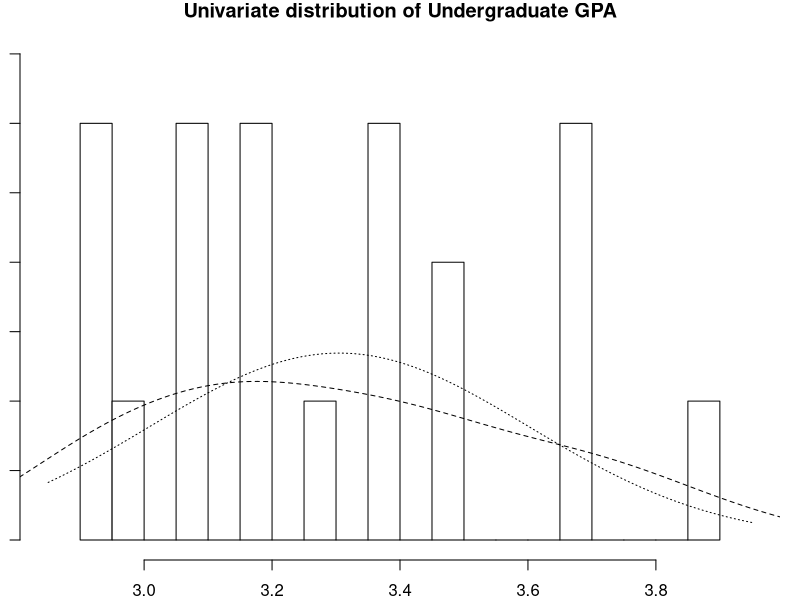
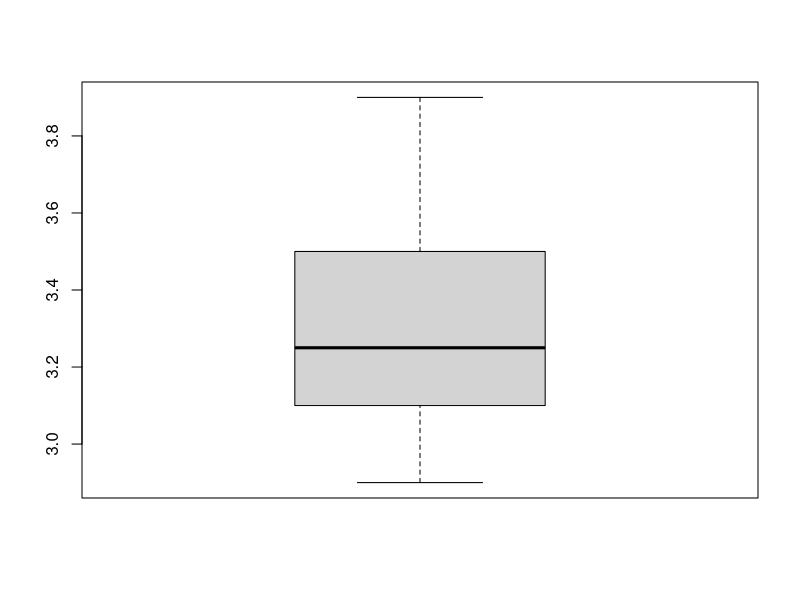
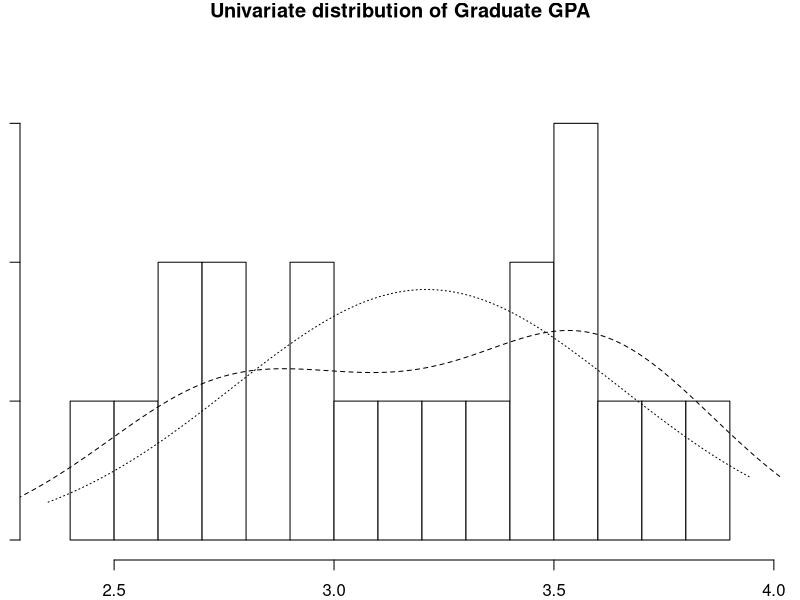
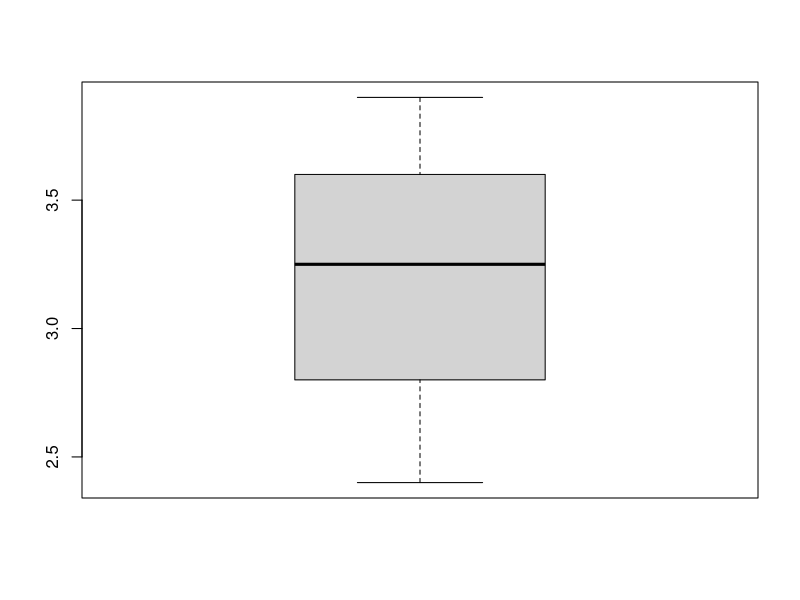
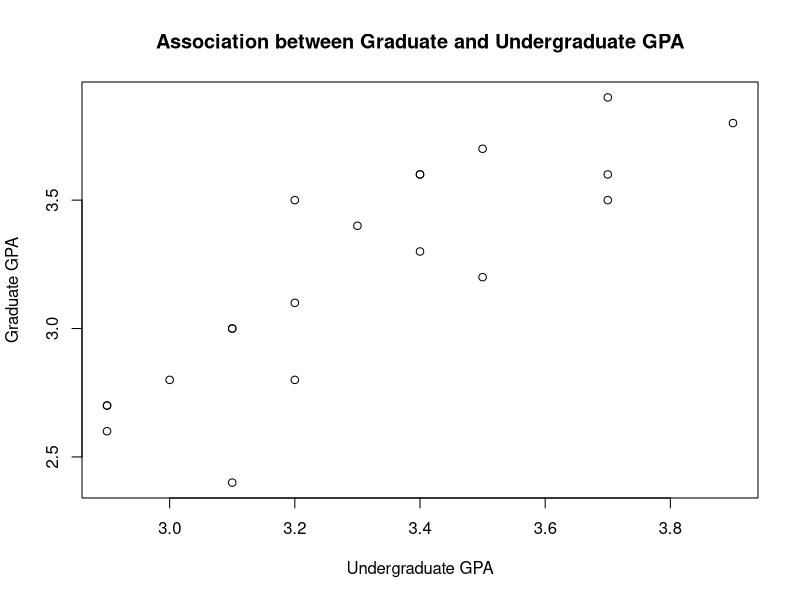
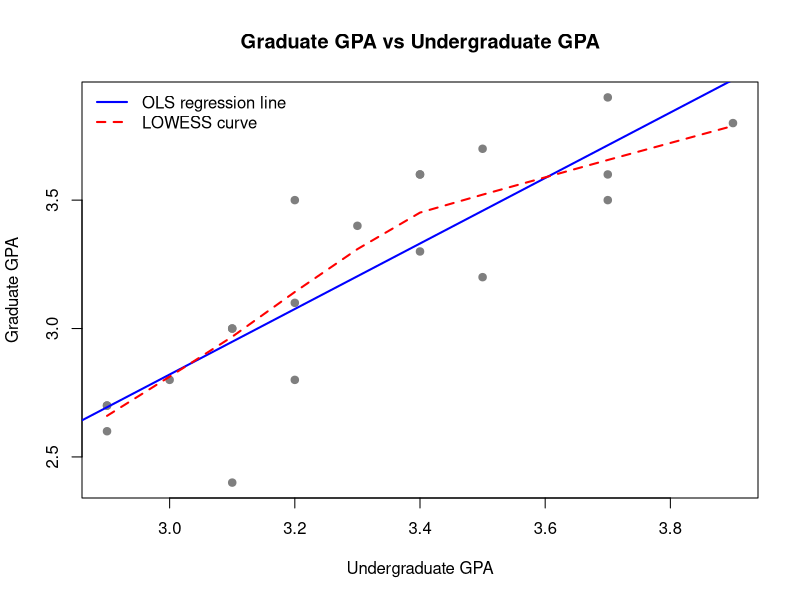

The R script that drew these images, in order: (Note: this script raises an error after producing the figures.)
############################################################
# PSY 300 - Simple Linear Regression Diagnostics
# Dataset: gradgpa.csv
# Outcome: Grad GPA
# Predictor: Undergraduate GPA

############################################################

# We are going to fit the same model as last week and
# do some diagnostics
#-----------------------------------------------------------
# 0. Setup: load packages and data
#-----------------------------------------------------------

library(psych)
library(car)

# Load data
dat <- read.csv("gradgpa.csv")



# Quick peek
head(dat)
View(dat)
str(dat)

############################################################
# 1. Descriptive statistics
############################################################

# Overall descriptives for the dataset

# Undergraduate GPA
describe(dat$UndergradGPA)
multi.hist(dat$UndergradGPA, main="Univariate distribution of Undergraduate GPA")
boxplot(dat$UndergradGPA)

# Graduate GPA
describe(dat$GradGPA)
multi.hist(dat$GradGPA, main="Univariate distribution of Graduate GPA")
boxplot(dat$GradGPA)

# Their association
plot(dat$UndergradGPA, dat$GradGPA, main = "Association between Graduate and Undergraduate GPA",
     ylab = "Graduate GPA", xlab = "Undergraduate GPA")

cor(dat$UndergradGPA, dat$GradGPA)

############################################################
# 2. Regression Model
############################################################

# note the dependent variable on the left side of ~ and independent/predictor
# variable on the right
mod <- lm(formula = GradGPA ~ UndergradGPA , data = dat)
summary(mod)


############################################################
# 3. Diagnostics
############################################################
# Linearity

# Basic scatterplot
plot(dat$UndergradGPA, dat$GradGPA,
     xlab = "Undergraduate GPA",
     ylab = "Graduate GPA",
     main = "Graduate GPA vs Undergraduate GPA",
     pch = 19,
     col = "grey50")

# Add regression line 
abline(mod, col = "blue", lwd = 2) # note the use of mod here
# note you have to run the plot above or else this
# line and the LOWESS line will not work

# Add LOWESS smoother
lines(lowess(dat$UndergradGPA, dat$GradGPA),
      col = "red", lwd = 2, lty = 2)

# Optional legend
legend("topleft",
       legend = c("OLS regression line", "LOWESS curve"),
       col = c("blue", "red"),
       lty = c(1, 2),
       lwd = 2,
       bty = "n")

# Can also do
scatterplot(dat$GradGPA ~ dat$UndergradGPA, 
            boxplots=F, smooth=T)

# Normality of Errors
# First pull out residuals from your model like so
residuals <- resid(mod)

# then plot
multi.hist(residuals, main = '
Histogram of Residuals
from Graduate GPA onto Undergraduate GPA')

# can get descriptives
describe(residuals)

# Homoscedasticity
scatterplot(resid(mod) ~dat$UndergradGPA, boxplots=F, ylab
            ='Residuals', xlab="Undergraduate GPA") # but small sample

plot(dat$UndergradGPA, residuals,
     pch = 1,
     xlab = "X",
     ylab = "Residuals")
abline(h = 0, lty = 2)

# ----------------------------------------------------------
# Regression diagnostics
# ----------------------------------------------------------

# Regression assumptions were evaluated using visual diagnostics
# and descriptive statistics.
# Scatterplots with an overlaid OLS regression line and a LOWESS curve
# suggested that the linearity assumption was reasonably met.

# Examination of the residuals indicated that they were approximately
# normally distributed. The residuals had a standard deviation of 0.23,
# minimal skew (−0.32), and low kurtosis (−0.26), A histogram of
# the residuals did not suggest any deviations from non-normality.
#
# Plots of residuals against undergraduate GPA showed no severe
# departures from homoscedasticity. Although the LOWESS smoother
# suggested some mild variation in residual spread across values of
# undergraduate GPA, this pattern was anticipated given the small
# sample size (N = 20).

# Overall, the diagnostic plots did not reveal substantial violations
# of regression assumptions that would undermine the interpretation
# of the regression results.
